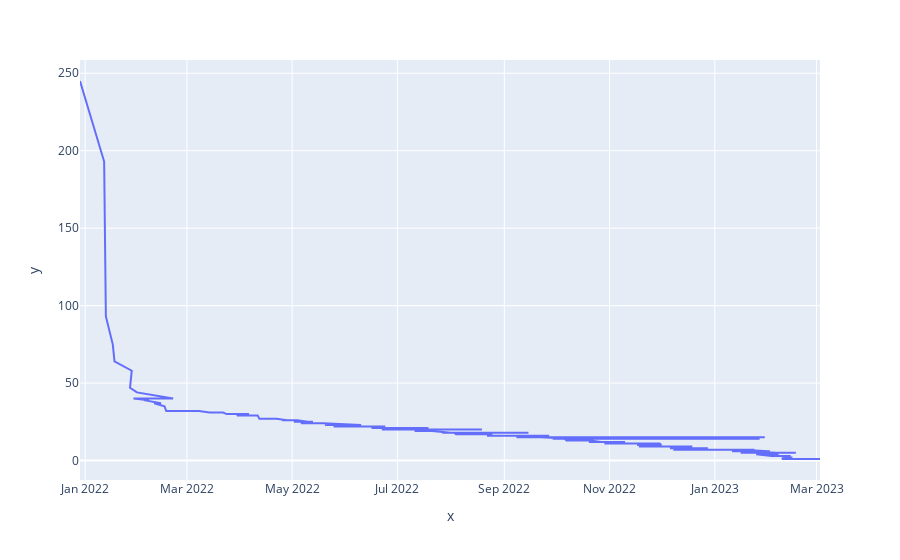

The notebook cell this image was saved under:
### Code cell
fig = px.line(data_frame=projectedDataFrame, x= projectedDataFrame['dateOfDisbursement'].dropna().unique(), y= projectedDataFrame['dateOfDisbursement'].value_counts())
fig.show()

### Figure 1 — Plotly figure (JSON) as saved in the notebook; plotly's stock layout.template omitted (floating-point values rounded to 4 significant figures; data arrays with more than 128 entries replaced by an {"elided": "..."} marker saying what was removed)
{"data": [{"hovertemplate": "x=%{x}<br>y=%{y}<extra></extra>", "legendgroup": "", "line": {"color": "#636efa", "dash": "solid"}, "marker": {"symbol": "circle"}, "mode": "lines", "name": "", "orientation": "v", "showlegend": false, "type": "scatter", "x": {"elided": "228 str values"}, "xaxis": "x", "y": {"elided": "228 int values"}, "yaxis": "y"}], "layout": {"autosize": true, "legend": {"tracegroupgap": 0}, "margin": {"t": 60}, "xaxis": {"anchor": "y", "autorange": true, "domain": [0, 1], "range": ["2021-12-29", "2023-03-03"], "title": {"text": "x"}, "type": "date"}, "yaxis": {"anchor": "x", "autorange": true, "domain": [0, 1], "range": [-12.56, 258.6], "title": {"text": "y"}, "type": "linear"}}}
